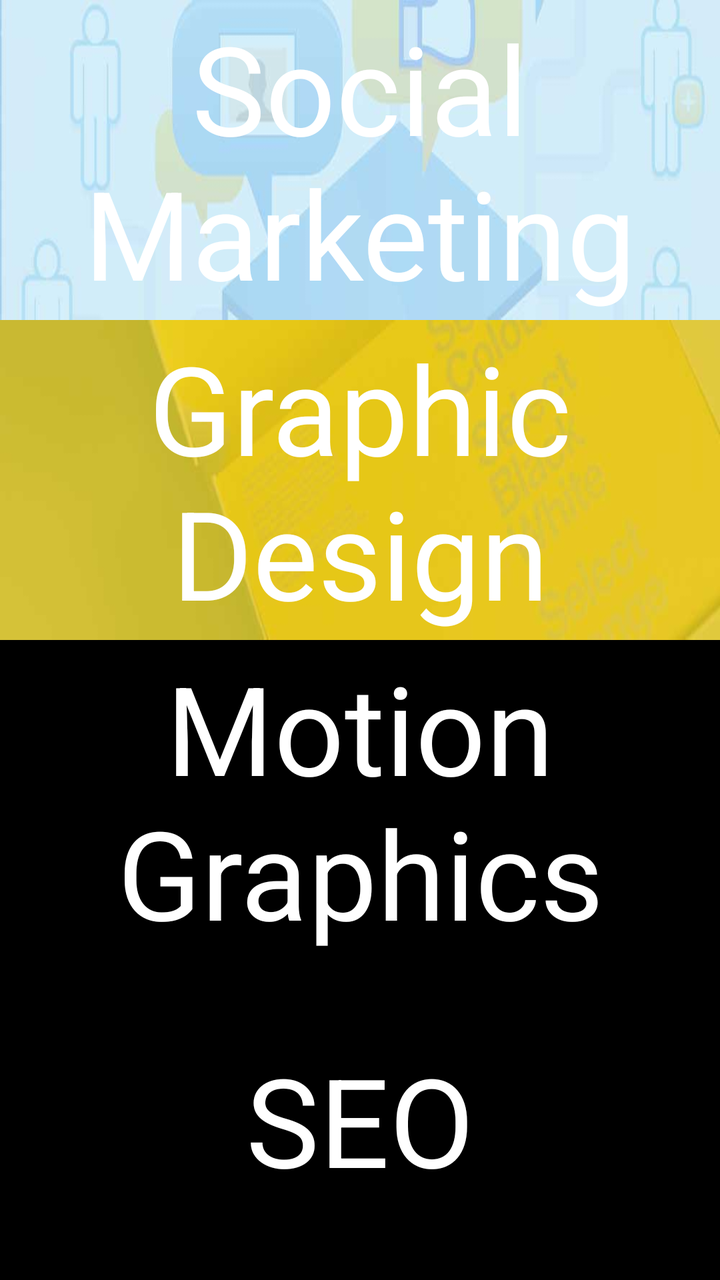
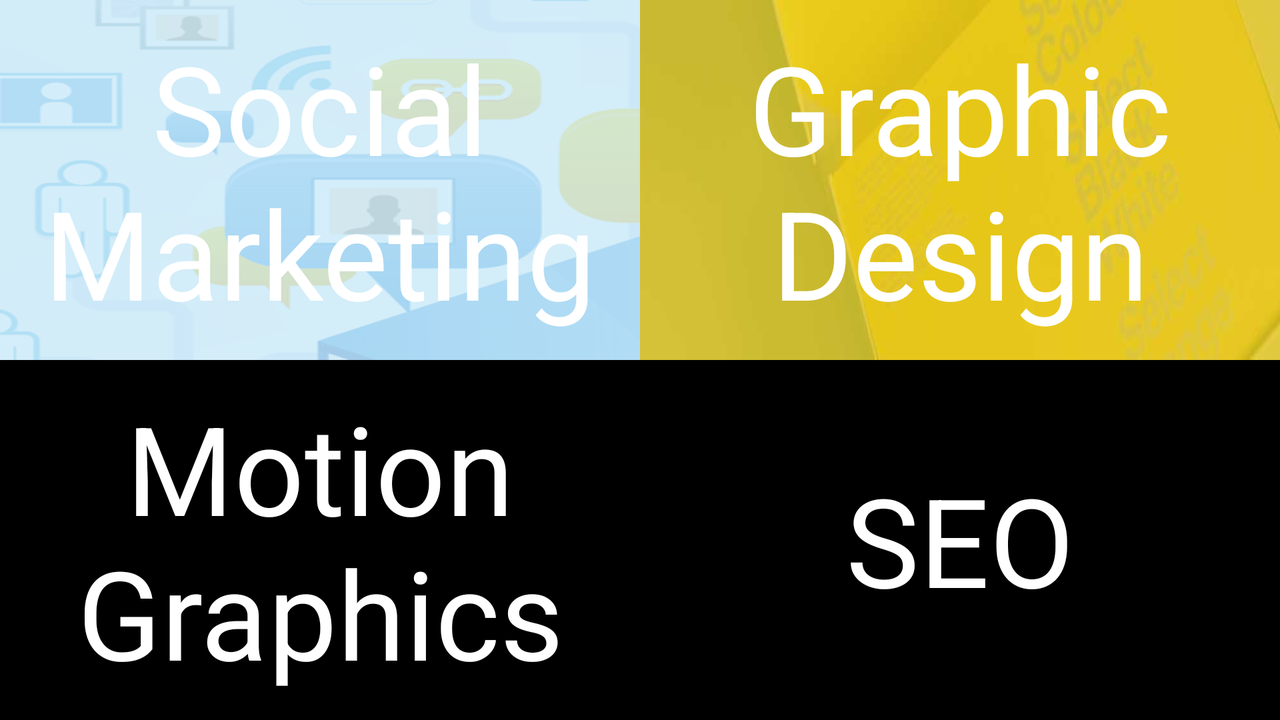

First picture: res/layout/ on a phone held upright. Second picture: the repository's own variant of that layout, on a device whose configuration matches the variant's folder. Source for both follows.
<!-- AndroidManifest.xml: application theme app_theme -->
<!-- res/layout/activity_services.xml -->
<LinearLayout xmlns:android="http://schemas.android.com/apk/res/android"
    xmlns:tools="http://schemas.android.com/tools"
    android:layout_width="match_parent"
    android:layout_height="match_parent"
    android:orientation="vertical"
    android:weightSum="4"
    tools:context="sifat.zansolution.services">
    <Button
        android:layout_width="match_parent"
        android:layout_height="0dp"
        android:id="@+id/socialMarketing"
        android:onClick="social_marketing"
        android:text="Social Marketing"
        android:textSize="30pt"
        android:textColor="@android:color/white"
        android:layout_weight="1"
        android:background="@drawable/item_social_med"
        android:adjustViewBounds="true"
        android:scaleType="center"
        />

    <Button
        android:layout_width="match_parent"
        android:layout_height="0dp"
        android:layout_weight="1"
        android:onClick="graphic_design"
        android:id="@+id/graphicDesign"
        android:text="Graphic Design"
        android:textSize="30pt"
        android:textColor="@android:color/white"
        android:background="@drawable/item_graphic_med"
        android:adjustViewBounds="true"
        android:scaleType="centerCrop"
        />

    <Button
        android:layout_width="match_parent"
        android:layout_height="0dp"
        android:layout_weight="1"
        android:text="Motion Graphics"
        android:onClick="motion_graphics"
        android:id="@+id/motionGraphics"
        android:textSize="30pt"
        android:textColor="@android:color/white"
        android:background="@drawable/item_motion_med"
        android:adjustViewBounds="true"
        android:scaleType="centerCrop"
        />

    <Button
        android:layout_width="match_parent"
        android:layout_height="0dp"
        android:onClick="seo"
        android:layout_weight="1"
        android:id="@+id/seo"
        android:text="SEO"
        android:textSize="30pt"
        android:textColor="@android:color/white"
        android:background="@drawable/item_marketing_med"
        android:adjustViewBounds="true"
        android:scaleType="centerCrop"
        />



</LinearLayout>
<!-- resources referenced by this layout -->
<resources>
  <!-- drawable item_graphic_med: jpg bitmap (drawable, 5318 bytes) -->
  <!-- drawable item_social_med: jpg bitmap (drawable, 8128 bytes) -->
  <style name="app_theme" parent="@android:style/Theme.NoTitleBar.Fullscreen">
          
      </style>
</resources>
<!-- res/layout-land/activity_services.xml (the repository's variant of the layout above) -->
<!-- drawn on the phone turned sideways -->
<LinearLayout xmlns:android="http://schemas.android.com/apk/res/android"
    xmlns:tools="http://schemas.android.com/tools"
    android:layout_width="match_parent"
    android:layout_height="match_parent"
    android:orientation="vertical"
    android:weightSum="2"
    tools:context="sifat.zansolution.services">

    <LinearLayout
        android:layout_width="match_parent"
        android:layout_weight="1"
        android:weightSum="2"
        android:orientation="horizontal"
        android:layout_height="0dp">

        <Button
            android:layout_width="0dp"
            android:layout_height="match_parent"
            android:id="@+id/socialMarketing"
            android:onClick="social_marketing"
            android:text="Social Marketing"
            android:textSize="30pt"
            android:textColor="@android:color/white"
            android:layout_weight="1"
            android:background="@drawable/services_land_med_social"
            android:scaleType="centerCrop" />

        <Button
            android:layout_width="0dp"
            android:layout_height="match_parent"
            android:layout_weight="1"
            android:onClick="graphic_design"
            android:id="@+id/graphicDesign"
            android:text="Graphic Design"
            android:textSize="30pt"
            android:textColor="@android:color/white"
            android:background="@drawable/item_graphic_med"
            android:adjustViewBounds="true"
            android:scaleType="centerCrop" />

    </LinearLayout>

    <LinearLayout
        android:layout_width="match_parent"
        android:layout_weight="1"
        android:weightSum="2"
        android:orientation="horizontal"
        android:layout_height="0dp">

        <Button
            android:layout_width="0dp"
            android:layout_height="match_parent"
            android:layout_weight="1"
            android:text="Motion Graphics"
            android:onClick="motion_graphics"
            android:id="@+id/motionGraphics"
            android:textSize="30pt"
            android:textColor="@android:color/white"
            android:background="@drawable/item_motion_med"
            android:adjustViewBounds="true"
            android:scaleType="centerCrop" />

        <Button
            android:layout_width="0dp"
            android:layout_height="match_parent"
            android:onClick="seo"
            android:layout_weight="1"
            android:id="@+id/seo"
            android:text="SEO"
            android:textSize="30pt"
            android:textColor="@android:color/white"
            android:background="@drawable/item_marketing_med"
            android:adjustViewBounds="true"
            android:scaleType="centerCrop" />

    </LinearLayout>


</LinearLayout>
<!-- resources referenced by the variant -->
<!-- as the phone turned sideways resolves them -->
<resources>
  <!-- drawable item_graphic_med: jpg bitmap (drawable, 5318 bytes) -->
  <!-- drawable services_land_med_social: png bitmap (drawable, 15572 bytes) -->
  <style name="app_theme" parent="@android:style/Theme.NoTitleBar.Fullscreen">
          
      </style>
</resources>
